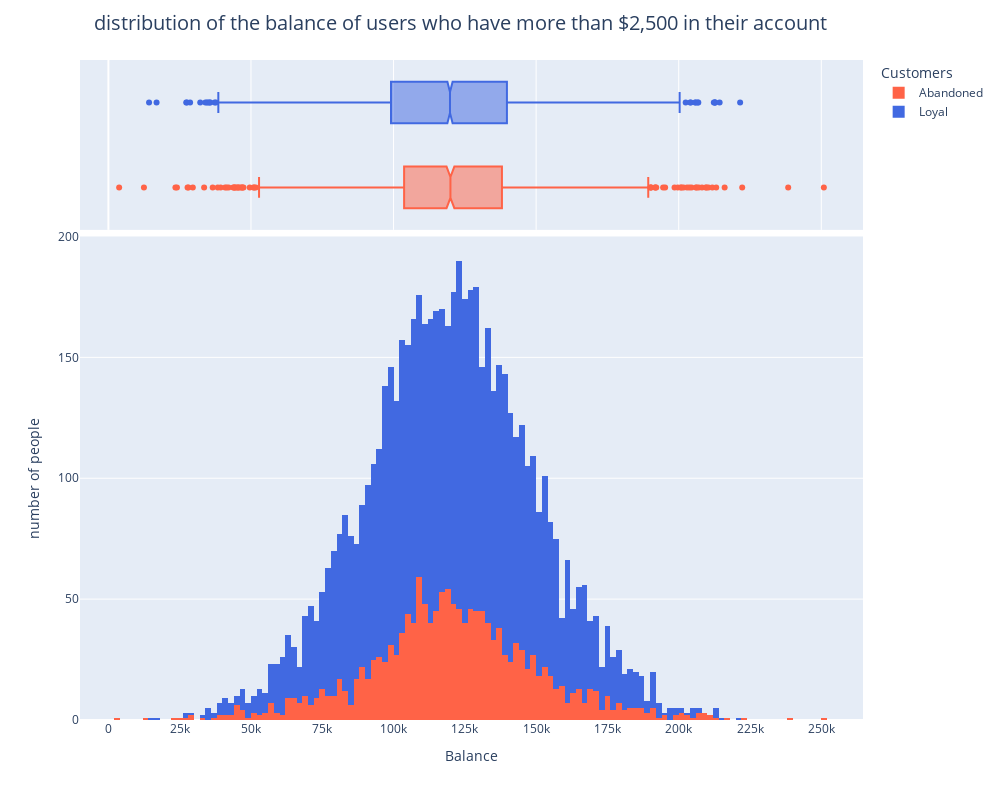

This figure's notebook cell:
### Markdown cell above
Соотношение ушедших клиентов к лояльным примерно 1 к 5 (20%/80%), что является достаточно тревожным показателем

### Code cell
fig = px.histogram(
    data_frame = clients_df[clients_df['Balance'] > 2500].sort_values(by='Exited'),
    x = 'Balance',
    color = 'Exited',
    width = 1000,
    height = 800,
    labels = {'Exited': 'Customers'},
    marginal = 'box',
    color_discrete_sequence=['tomato', 'royalblue']
)

fig.update_layout(
    title_text = 'distribution of the balance of users who have more than $2,500 in their account',
    title_x = 0.46,
    title_font_size = 20,
    xaxis_tick0 = 0,
    xaxis_dtick = 25000,
    yaxis_title = 'number of people'
)

fig.show()

### Figure 1 — Plotly figure (JSON) as saved in the notebook; plotly's stock layout.template omitted (floating-point values rounded to 4 significant figures; data arrays with more than 128 entries replaced by an {"elided": "..."} marker saying what was removed)
{"data": [{"alignmentgroup": "True", "bingroup": "x", "hovertemplate": "Customers=Abandoned<br>Balance=%{x}<br>count=%{y}<extra></extra>", "legendgroup": "Abandoned", "marker": {"color": "tomato", "pattern": {"shape": ""}}, "name": "Abandoned", "offsetgroup": "Abandoned", "orientation": "v", "showlegend": true, "type": "histogram", "x": {"elided": "1537 float values"}, "xaxis": "x", "yaxis": "y"}, {"alignmentgroup": "True", "hovertemplate": "Customers=Abandoned<br>Balance=%{x}<extra></extra>", "legendgroup": "Abandoned", "marker": {"color": "tomato"}, "name": "Abandoned", "notched": true, "offsetgroup": "Abandoned", "showlegend": false, "type": "box", "x": {"elided": "1537 float values"}, "xaxis": "x2", "yaxis": "y2"}, {"alignmentgroup": "True", "bingroup": "x", "hovertemplate": "Customers=Loyal<br>Balance=%{x}<br>count=%{y}<extra></extra>", "legendgroup": "Loyal", "marker": {"color": "royalblue", "pattern": {"shape": ""}}, "name": "Loyal", "offsetgroup": "Loyal", "orientation": "v", "showlegend": true, "type": "histogram", "x": {"elided": "4846 float values"}, "xaxis": "x", "yaxis": "y"}, {"alignmentgroup": "True", "hovertemplate": "Customers=Loyal<br>Balance=%{x}<extra></extra>", "legendgroup": "Loyal", "marker": {"color": "royalblue"}, "name": "Loyal", "notched": true, "offsetgroup": "Loyal", "showlegend": false, "type": "box", "x": {"elided": "4846 float values"}, "xaxis": "x2", "yaxis": "y2"}], "layout": {"barmode": "relative", "height": 800, "legend": {"title": {"text": "Customers"}, "tracegroupgap": 0}, "margin": {"t": 60}, "title": {"font": {"size": 20}, "text": "distribution of the balance of users who have more than $2,500 in their account", "x": 0.46}, "width": 1000, "xaxis": {"anchor": "y", "autorange": true, "domain": [0, 1], "dtick": 25000, "range": [-9961.0, 264600.0], "tick0": 0, "title": {"text": "Balance"}, "type": "linear"}, "xaxis2": {"anchor": "y2", "autorange": true, "domain": [0, 1], "matches": "x", "range": [-9961.0, 264600.0], "showgrid": true, "showticklabels": false, "type": "linear"}, "yaxis": {"anchor": "x", "autorange": true, "domain": [0, 0.7326], "range": [0, 200], "title": {"text": "number of people"}}, "yaxis2": {"anchor": "x2", "autorange": true, "domain": [0.7426, 1], "matches": "y2", "range": [-0.5, 1.5], "showgrid": false, "showline": false, "showticklabels": false, "ticks": "", "type": "category"}}}
